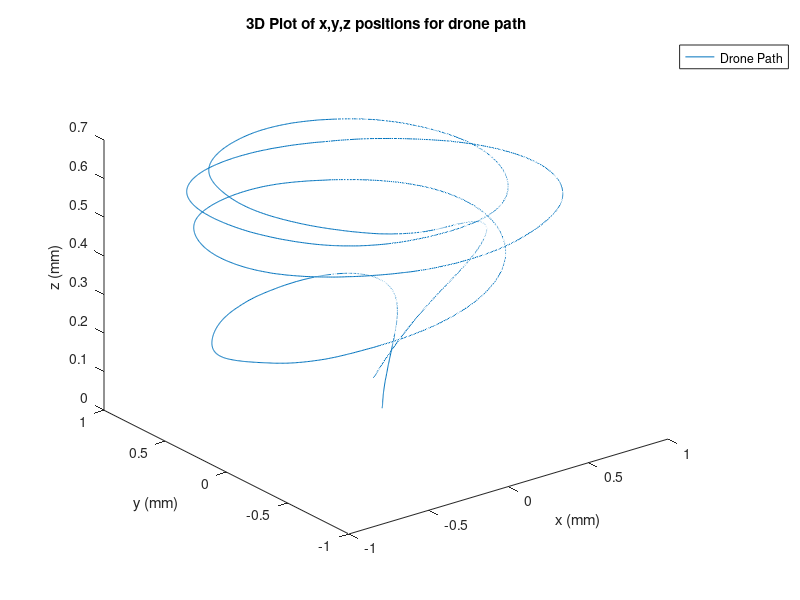
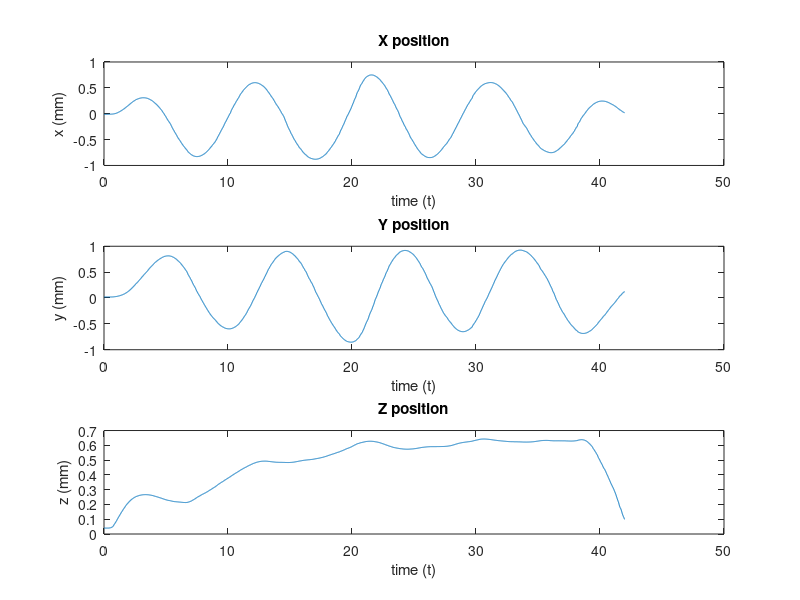

MATLAB code to generate these figures, in order: (Note: this script raises an error after producing the figures.)
%% Lab 5: Plotting final data 

% Group 4 member 

% Best Practices -- I'll add it to every Excersise for clean up
close all; % closes all open windows
clear all; % deletes the workspace

%% Exercise 4
% plot the best experiment (c) 
% (a): 3d plot the complete path 
% (b): 2d plot with 3 subplots of x,y,z vs time 
% (c): 2d plot with 3 subplots of yaw,pitch,roll vs time 

% Best Practices -- I'll add it to every Excersise for clean up
close all; % closes all open windows
clear all; % deletes the workspace

% load data 
load ("group4-3.mat","p_x","p_y","p_z","Drone_data", "ITERATIONS")
% load group4-3.mat

% Relabel 
pitch = Drone_data(:,5);
roll = Drone_data(:,6);
yaw = Drone_data(:,7);
N = ITERATIONS; 
% Declarations 
tFinal = 42;
t0 = 0; 
dt = tFinal/N; 
% Create time array 
t(1) = t0;

for i = 1:N
    t(i+1) = dt*i;
end
% NOTE, ITERATIONS IS NOT THE SAME LENGTH AS THE ARRRAYS
% SO I'M JUST GOING TO MAKE SOMETHING UP BECAUSE i HAVE NO 
% ONE TO ASK THIS LAST MINUTE 

dt = tFinal/length(p_x); 
%length of positions
tnew(1) = t0;
for i = 1: length(p_x)-1
    tnew(i+1,1) = dt*i;
end
% length of angles 
tdeg(1) = t0;
for i = 1: length(p_x)
    tdeg(i+1,1) = dt*i;
end

figure(1)
box on
plot3(p_x, p_y,p_z,'DisplayName', 'Drone Path')
title("3D Plot of x,y,z positions for drone path")
xlabel("x (mm)")
ylabel("y (mm)")
zlabel("z (mm)")
legend('Location','bestoutside')

figure(2)
subplot(3,1,1)
plot(tnew, p_x)
ylabel("x (mm)")
xlabel("time (t)")
title("X position")
subplot(3,1,2)
plot(tnew, p_y)
ylabel("y (mm)")
xlabel("time (t)")
title("Y position")
subplot(3,1,3)
plot(tnew, p_z)
ylabel("z (mm)")
xlabel("time (t)")
title("Z position")
sgtitle('Drone Position Plots') 

figure(3)
subplot(3,1,1)
plot(tdeg, yaw)
ylabel("yaw (deg)")
xlabel("time (t)")
title("Yaw values")
subplot(3,1,2)
plot(tdeg, pitch)
ylabel("pitch (deg)")
xlabel("time (t)")
title("Pitch values")
subplot(3,1,3)
plot(tdeg, roll)
ylabel("roll (deg)")
xlabel("time (t)")
title("Roll values")
sgtitle('Drone Angle Plots') 
